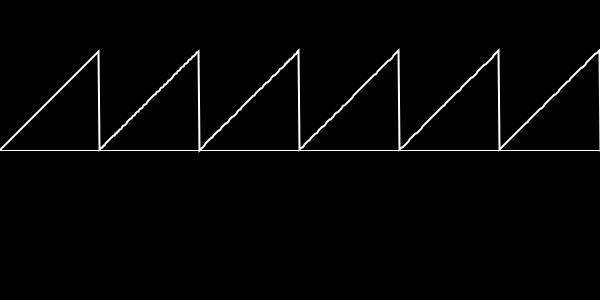
Frame 1 (no input)
Frame 60 (the mouse pressed at the canvas centre just before this capture): identical to frame 1, image omitted
Frame 120 (the mouse held since frame 60 and released just before this capture): identical to frame 1, image omitted

The Processing sketch that drew this single still picture (run headless with seeded random() and noise(); from frame 60 on, the mouse is pressed at the canvas centre):

// Processing sketch: sawtoothWave
// ── sawtoothWave.pde
float y = 0;
int amplitude = 50;
int period = 100;

void setup(){
  size(600, 300);
  stroke(255);
  noFill();
}

void draw(){
  background(0);
  translate(0, height/2);
  
  strokeWeight(1);
  line(0, 0, width, 0);
  
  strokeWeight(2);
  beginShape();
  for(int x=0-(period/2-1); x<width-1; x++){
   y = -2*amplitude/PI*atan(cot(x*PI/period));
   vertex(x+period/2-1, y-amplitude);
  }
  endShape();
}

float cot(float theta){
  return sin(theta)/cos(theta);
}
